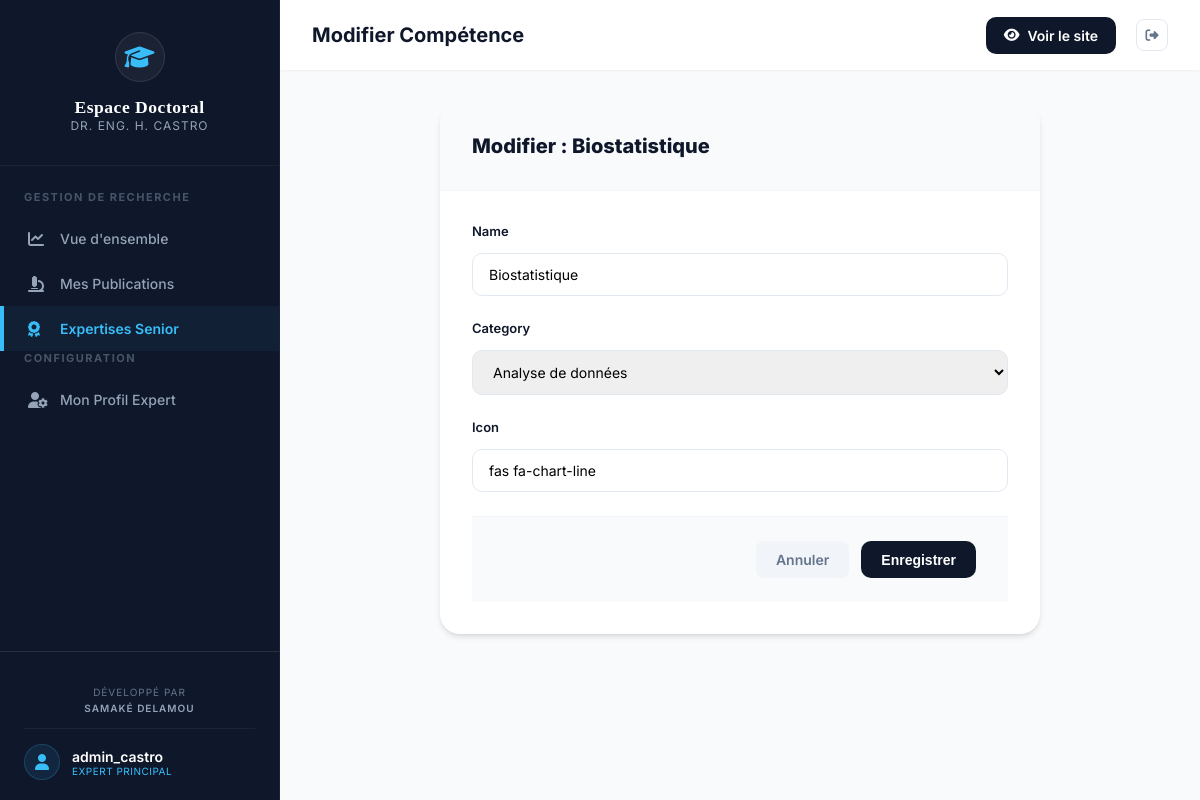
Screenshot of /dashboard/skills/20/edit/ (signed in) with the database file from the repository.
### home/models.py (models this page shows, shortened)
class Skill(models.Model):
    CATEGORY_CHOICES = [
        ('analysis', 'Analyse de données'),
        ('programming', 'Programmation'),
        ('database', 'Bases de données'),
        ('bi', 'Business Intelligence'),
    ]
    name = models.CharField(max_length=100)
    category = models.CharField(max_length=20, choices=CATEGORY_CHOICES)
    icon = models.CharField(max_length=50, default="fas fa-chart-line")
    created_at = models.DateTimeField(auto_now_add=True)

### home/views.py (the view)
# urls.py: path('dashboard/skills/<int:pk>/edit/', views.edit_skill, name='dashboard_skill_edit'),
@login_required
def edit_skill(request, pk):
    skill = get_object_or_404(Skill, pk=pk)
    if request.method == 'POST':
        form = SkillForm(request.POST, instance=skill)
        if form.is_valid():
            form.save()
            messages.success(request, "Compétence mise à jour !")
            return redirect('dashboard_skills')
    else:
        form = SkillForm(instance=skill)
    return render(request, 'home/skill_form.html', {'form': form, 'skill': skill})

### home/forms.py
class SkillForm(forms.ModelForm):
    class Meta:
        model = Skill
        fields = ['name', 'category', 'icon']
        widgets = {
            'name': forms.TextInput(attrs={'placeholder': 'Ex: Python, Tableau...'}),
            'icon': forms.TextInput(attrs={'placeholder': 'Ex: fab fa-python...'}),
        }

### home/templates/home/skill_form.html (shortened to what this page needs)
{% extends 'home/dashboard_base.html' %}
{% load static %}
{% block header_title %}Modifier Compétence{% endblock %}
{% block extra_css %}
<link rel="stylesheet" href="{% static 'home/css/dashboard_projects.css' %}">
{% endblock %}
{% block content %}
<div class="form-card">
    <div class="form-header">
        <h3 style="font-size: 20px; font-weight: 800;">Modifier : {{ skill.name }}</h3>
    </div>
    <form method="post" class="form-body">
        {% for field in form %}
            <div class="form-group-modern">
                <label for="{{ field.id_for_label }}">{{ field.label }}</label>
                {{ field }}
            </div>
        {% endfor %}
        <div class="form-footer">
            <a href="{% url 'dashboard_skills' %}" class="btn-secondary-dashboard" style="text-decoration: none;">Annuler</a>
            <button type="submit" class="btn-primary-dashboard">Enregistrer</button>
        </div>
    </form>
</div>
{% endblock %}

### home/templates/home/dashboard_base.html (shortened to what this page needs)
{% load static %}
<!DOCTYPE html>
<html lang="fr">
<head>
    <link href="https://cdnjs.cloudflare.com/ajax/libs/font-awesome/6.4.0/css/all.min.css" rel="stylesheet">
    {% block extra_css %}{% endblock %}
</head>
<body>
    <div class="dashboard-container">
        <aside class="sidebar" id="sidebar">
            <div class="sidebar-header">
                <div class="logo-box">
                    <i class="fas fa-graduation-cap"></i>
                </div>
                <div class="sidebar-branding">
                    <h3 class="sidebar-title">Espace Doctoral</h3>
                    <p class="sidebar-subtitle">Dr. Eng. H. Castro</p>
                </div>
            </div>
            <nav class="sidebar-nav">
                <div class="nav-label">Gestion de Recherche</div>
                <a href="{% url 'dashboard' %}" class="nav-link {% if request.resolver_match.url_name == 'dashboard' %}active{% endif %}">
                    <i class="fa-solid fa-chart-line"></i>
                    Vue d'ensemble
                </a>
                <a href="{% url 'dashboard_projects' %}" class="nav-link {% if 'projects' in request.path %}active{% endif %}">
                    <i class="fa-solid fa-microscope"></i>
                    Mes Publications
                </a>
                <a href="{% url 'dashboard_skills' %}" class="nav-link {% if 'skills' in request.path %}active{% endif %}">
                    <i class="fa-solid fa-award"></i>
                    Expertises Senior
                </a>
                <div class="nav-label">Configuration</div>
                <a href="{% url 'dashboard_settings' %}" class="nav-link {% if 'settings' in request.path %}active{% endif %}">
                    <i class="fa-solid fa-user-gear"></i>
                    Mon Profil Expert
                </a>
            </nav>
            <div class="sidebar-footer">
                <div class="developer-credit" style="padding: 12px 0; border-bottom: 1px solid rgba(255,255,255,0.05); margin-bottom: 15px; text-align: center;">
                    <p style="font-size: 10px; color: #64748b; line-height: 1.6; text-transform: uppercase; letter-spacing: 1px;">
                        Développé par<br>
                        <strong style="color: #94a3b8; font-weight: 600;">Samaké DELAMOU</strong>
                    </p>
                </div>
                <a href="{% url 'home_portfolio' %}" class="user-profile">
                    <div class="user-avatar" style="background: rgba(56, 189, 248, 0.1); border: 1px solid rgba(56, 189, 248, 0.2);">
                        <i class="fa-solid fa-user" style="color: var(--accent);"></i>
                    </div>
                    <div class="user-info">
                        <span class="name">{{ user.username }}</span>
                        <span class="role" style="color: var(--accent); font-size: 10px; text-transform: uppercase; letter-spacing: 0.5px;">Expert Principal</span>
                    </div>
                </a>
            </div>
        </aside>
        <main class="main-content">
            <header class="top-header">
                <div class="header-left">
                    <h2 style="font-size: 20px; font-weight: 700;">{% block header_title %}Overview{% endblock %}</h2>
                </div>
                <div class="header-actions">
                    <a href="{% url 'home_portfolio' %}" class="btn-view-site">
                        <i class="fa-solid fa-eye"></i>
                        Voir le site
                    </a>
                    <form action="{% url 'logout' %}" method="post" style="display: inline;">
                        <button type="submit" class="action-btn" title="Déconnexion">
                            <i class="fa-solid fa-right-from-bracket"></i>
                        </button>
                    </form>
                </div>
            </header>
            <div class="content-body">
                {% block content %}{% endblock %}
            </div>
        </main>
    </div>
</body>
</html>

### home/static/home/css/dashboard_projects.css (style rules this page uses)
.btn-primary-dashboard { background: var(--primary); color: white; border: none; padding: 10px 20px; border-radius: 10px; font-weight: 600; font-size: 14px; display: inline-flex; align-items: center; gap: 8px; cursor: pointer; transition: var(--transition); text-decoration: none; white-space: nowrap; }
.action-btn { width: 32px; height: 32px; border-radius: 8px; display: flex; align-items: center; justify-content: center; transition: var(--transition); text-decoration: none; font-size: 13px; }
.form-body { padding: 24px; overflow-y: auto; }
.form-group-modern { display: flex; flex-direction: column; gap: 6px; margin-bottom: 16px; }
.form-group-modern label { font-weight: 600; font-size: 13px; color: var(--dark); }
.form-group-modern input, .form-group-modern textarea, .form-group-modern select { padding: 10px 14px; border: 1px solid #e2e8f0; border-radius: 8px; font-family: inherit; font-size: 14px; transition: var(--transition); }
.form-footer { padding: 16px 24px; border-top: 1px solid #f1f5f9; display: flex; justify-content: flex-end; gap: 12px; flex-shrink: 0; }
.btn-secondary-dashboard { background: #f1f5f9; color: var(--secondary); border: none; padding: 10px 20px; border-radius: 8px; font-weight: 600; font-size: 14px; cursor: pointer; transition: var(--transition); }

### home/templates/home/skill_form.html (style rules this page uses)
.form-card { background: white; border-radius: 20px; box-shadow: var(--card-shadow); max-width: 600px; margin: 0 auto; overflow: hidden; }
.form-header { padding: 32px; border-bottom: 1px solid #f1f5f9; background: #f8fafc; }
.form-body { padding: 32px; }
.form-group-modern { margin-bottom: 24px; }
.form-group-modern label { display: block; font-weight: 600; margin-bottom: 8px; color: var(--dark); }
.form-group-modern input, .form-group-modern select { width: 100%; padding: 12px 16px; border: 1px solid #e2e8f0; border-radius: 10px; font-family: inherit; transition: var(--transition); }
.form-footer { padding: 24px 32px; border-top: 1px solid #f1f5f9; display: flex; justify-content: flex-end; gap: 12px; background: #f8fafc; }

### rows the page displays
Skill: name "Biostatistique", form "Biostatistique" "Analyse de données" "fas fa-chart-line"

### other values shown
{{ user.username }} "admin_castro"
{{ field.label }} "Name" "Category" "Icon"
